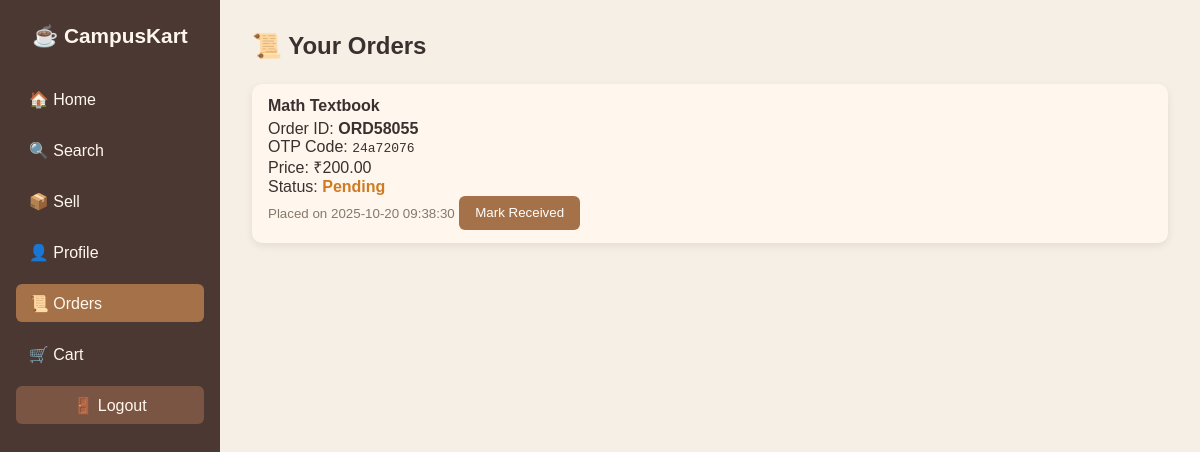
/orders (signed in), run on the app's committed database.
### tables this page shows
CREATE TABLE orders (
        id INTEGER PRIMARY KEY AUTOINCREMENT,
        order_id TEXT UNIQUE,
        buyer_id INTEGER,
        item_name TEXT,
        price REAL,
        seller_name TEXT,
        seller_email TEXT,
        status TEXT DEFAULT 'pending',
        hashed_otp TEXT,
        created_at TIMESTAMP DEFAULT CURRENT_TIMESTAMP,
        FOREIGN KEY (buyer_id) REFERENCES users (user_id)
    );

### app.py (the view)
@app.route("/orders")
@login_required
def orders():
    conn = get_db()
    orders = conn.execute(
        "SELECT order_id, item_name, price, status, hashed_otp, created_at "
        "FROM orders WHERE buyer_id=? ORDER BY id DESC",
        (session["user_id"],),
    ).fetchall()
    return render_template("orders.html", orders=orders)

### app.py (called while the page is built)
def get_db():
    conn = sqlite3.connect("database.db")
    conn.row_factory = sqlite3.Row
    return conn

### utils.py (called while the page is built)
def login_required(f):
    @wraps(f)
    def wrapper(*args, **kwargs):
        if "user_id" not in session:
            flash("Please log in first.", "warning")
            return redirect(url_for("login"))
        return f(*args, **kwargs)
    return wrapper

### templates/orders.html (shortened to what this page needs)
{% extends "base.html" %} {% block content %}
<div class="orders-container">
  <h2 class="mb-4">📜 Your Orders</h2>
  {% if orders and orders|length > 0 %}
  <div class="card-grid">
    {% for o in orders %}
    <div class="card">
      <div class="card-content">
        <h4>{{ o.item_name }}</h4>
        <p>Order ID: <b>{{ o.order_id }}</b></p>
        <p>OTP Code: <code>{{ o.hashed_otp }}</code></p>
        <p>Price: ₹{{ "%.2f"|format(o.price) }}</p>
        <p>
          Status:
          <span class="order-status status-{{ o.status|replace(' ', '_') }}">
            {{ o.status|replace('_', ' ')|capitalize }}
          </span>
        </p>
        <small class="text-muted">Placed on {{ o.created_at }}</small>
        {% if o.status != 'completed' %}
        <button class="btn mt-3 mark-received" data-order="{{ o.order_id }}">
          Mark Received
        </button>
        {% else %}
        <p class="text-muted mt-3">✔ Received</p>
        {% endif %}
      </div>
    </div>
    {% endfor %}
  </div>
  {% else %}
  <p class="text-muted">No orders yet.</p>
  {% endif %}
</div>
{% endblock %}

### static/css/style.css (style rules this page uses)
* { margin: 0; padding: 0; box-sizing: border-box; }
body { font-family: "Poppins", sans-serif; background-color: #f5efe6; color: #3b2f2f; display: flex; min-height: 100vh; }
.btn { background: #a47148; color: white; border: none; border-radius: 6px; padding: 0.6rem 1rem; cursor: pointer; transition: 0.2s; }
.card-grid { display: grid; grid-template-columns: repeat(auto-fit, minmax(240px, 1fr)); gap: 1rem; }
.card { background: #fff7ed; border-radius: 10px; box-shadow: 0 3px 8px rgba(0, 0, 0, 0.08); overflow: hidden; }
.card-content { padding: 0.8rem 1rem; }
.card-content h4 { font-weight: 600; margin-bottom: 0.3rem; }
.text-muted { color: #85796b; }
.order-status { font-weight: 600; text-transform: capitalize; }
.status-pending { color: #d17a22; }
.mb-4 { margin-bottom: 1.5rem; }

### data on the page
orders: item_name "Math Textbook", order_id "ORD58055", hashed_otp "24a72076", price "200.00", status "Pending", created_at "2025-10-20 09:38:30"
